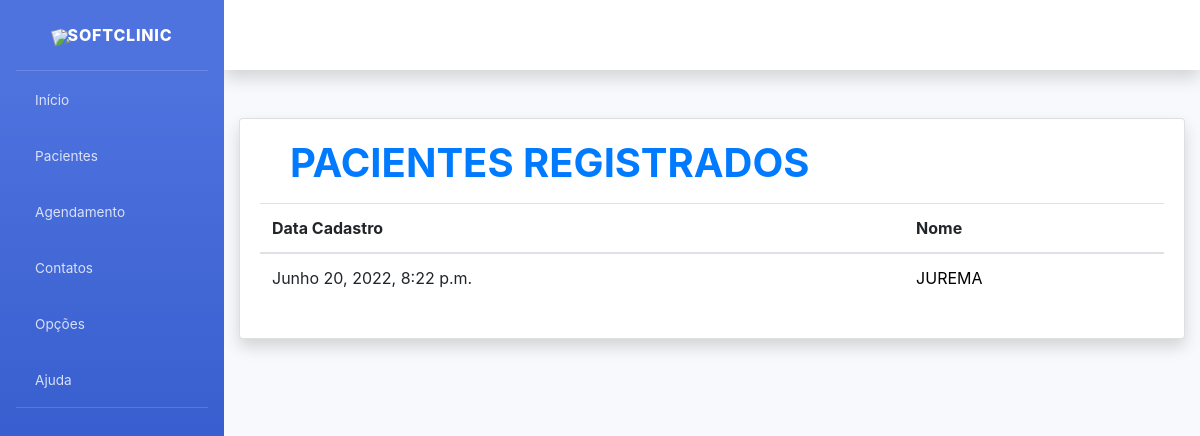
The page /pacientes/ (signed in) on the database as committed earlier.
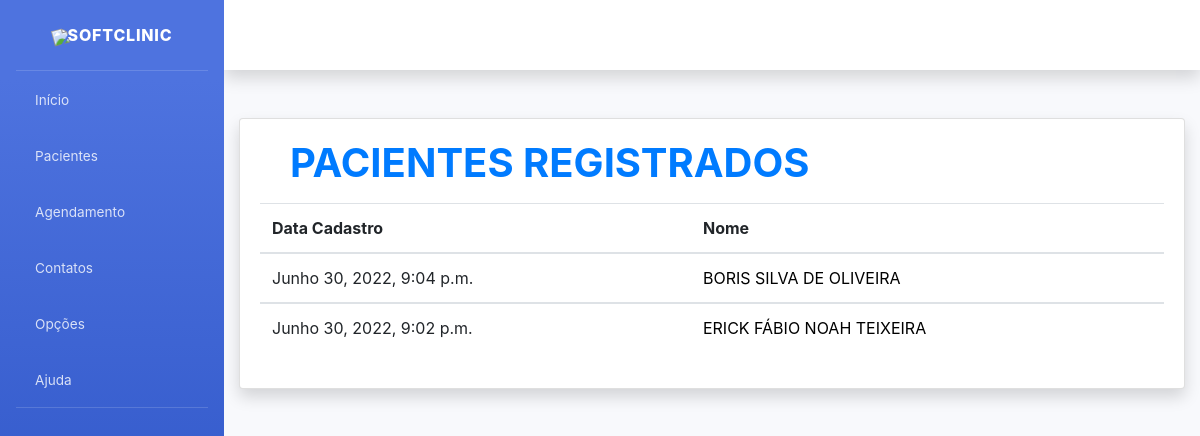
The same page on the database as committed later.
### pacientes/models.py (models this page shows, shortened)
class Paciente(models.Model):
    created_at = models.DateTimeField(auto_now_add=True)
    updated_at = models.DateTimeField(auto_now=True)
    nome = models.CharField(verbose_name="Nome", max_length=200)
    nome_social = models.CharField(verbose_name="Nome Social", max_length=200, blank=True)
    data_nascimento = models.DateField(verbose_name="Data de Nascimento", auto_now=False, auto_now_add=False)
    sexo_biologico = models.CharField(verbose_name="Sexo Biologico", max_length=200, blank=True)
    rg = models.CharField(verbose_name="RG", max_length=200, blank=True)
    cpf = models.CharField(verbose_name="CPF", max_length=200)
    raca = models.CharField(verbose_name="Raça", max_length=200)
    estado_civil = models.CharField(verbose_name="Estado Civil", max_length=200)
    grau_instrucao = models.CharField(verbose_name="Grau de Instrução", max_length=200)
    endereco = models.CharField(verbose_name="Endereço", max_length=200)
    cep = models.CharField(verbose_name="CEP", max_length=200)
    bairro = models.CharField(verbose_name="Bairro", max_length=200)
    cidade = models.CharField(verbose_name="Cidade", max_length=200)
    uf = models.CharField(verbose_name="UF", max_length=2)
    telefone_celular = models.CharField(verbose_name="Telefone Celular", max_length=200)
    informacoes_complementares = models.TextField(verbose_name="Informações Complementares")

### pacientes/views.py (the view)
# urls.py: path("pacientes/", pacientes, name="pacientes"),
@login_required
def pacientes(request):
    todos_pacientes = Paciente.objects.order_by("nome")
    todos_pacientes_inf = PacienteInfantil.objects.order_by("-id")
    context = {
        "nome_pagina": "Pacientes",
        "todos_pacientes": todos_pacientes,
        "todos_pacientes_inf": todos_pacientes_inf,
    }
    return render(request, "pacientes/pacientes.html", context)

### pacientes/templates/pacientes/pacientes.html (shortened to what this page needs)
{% extends "pacientes/base.html" %}
{% load static %}
{% load crispy_forms_tags %}
{% block content%}
 <div class="container">
        <div class="card shadow mb-4">
            <div class="card-body">
                 <h1 class="mb-3 text-primary">
                    <b>PACIENTES REGISTRADOS</b>
                 </h1>
                <table class="table">
                    <thead>
                        <tr>
                            <th scope="col">Data Cadastro</th>
                            <th scope="col">Nome</th>
                        </tr>
                    </thead>
                    {% for paciente in todos_pacientes %}
                     <tbody class="link">
                        <td>{{ paciente.created_at }}</td>
                        <td><a id="link" href="{% url 'paciente_detalhes' paciente.pk %}">{{paciente.nome | upper}}</a></td>
                     </tbody>
                    {% endfor %}
                </table>
            </div>
            </div>
        </div>
 </div>
{% endblock content%}

Rows that differ between the two databases and show on the page:
removed Paciente: created_at "Junho 20, 2022, 8:22 p.m.", nome "JUREMA"
added Paciente: created_at "Junho 30, 2022, 9:04 p.m.", nome "BORIS SILVA DE OLIVEIRA"
added Paciente: created_at "Junho 30, 2022, 9:02 p.m.", nome "ERICK FÁBIO NOAH TEIXEIRA"
